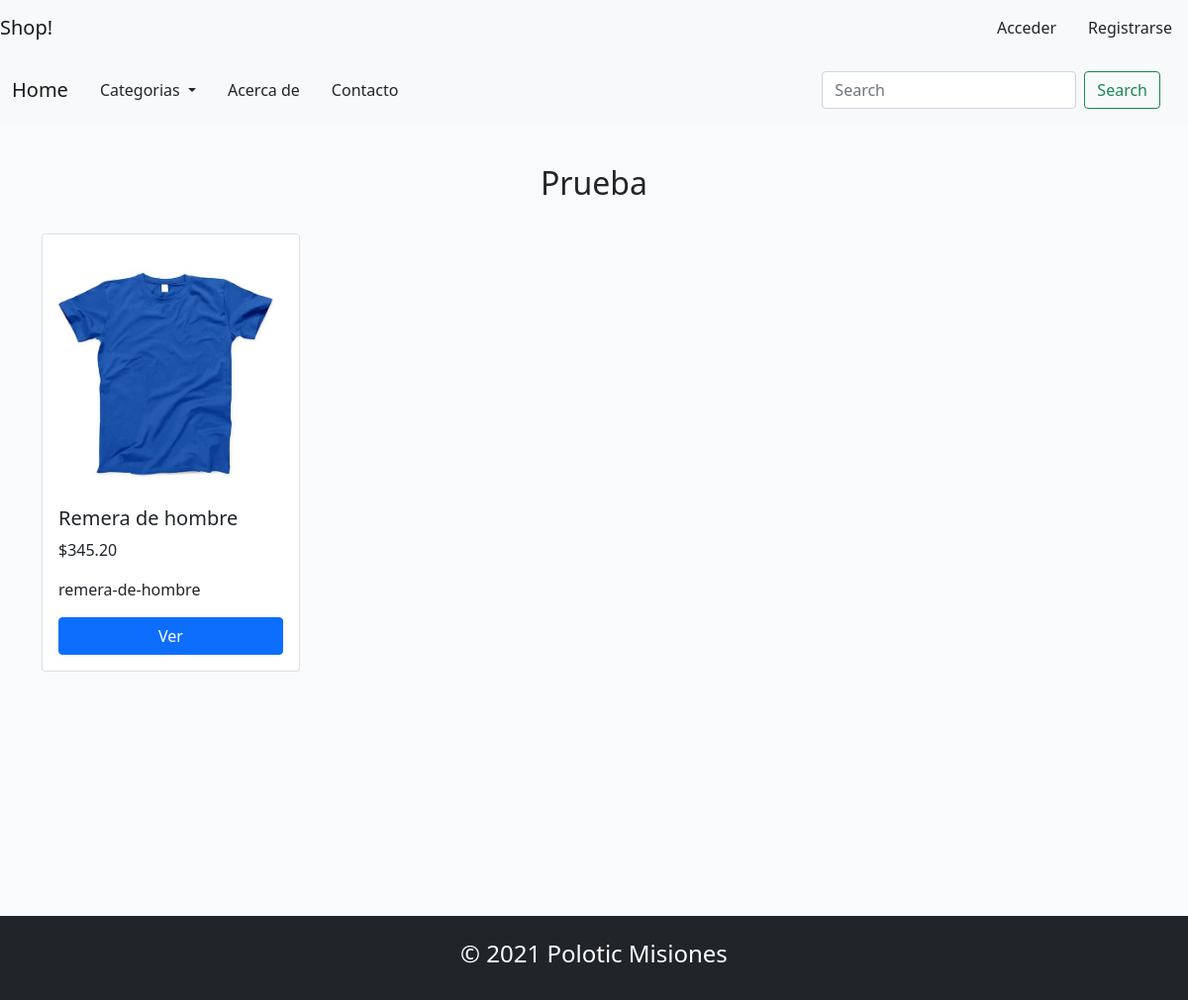
Page /categorias/1 on the earlier database version.
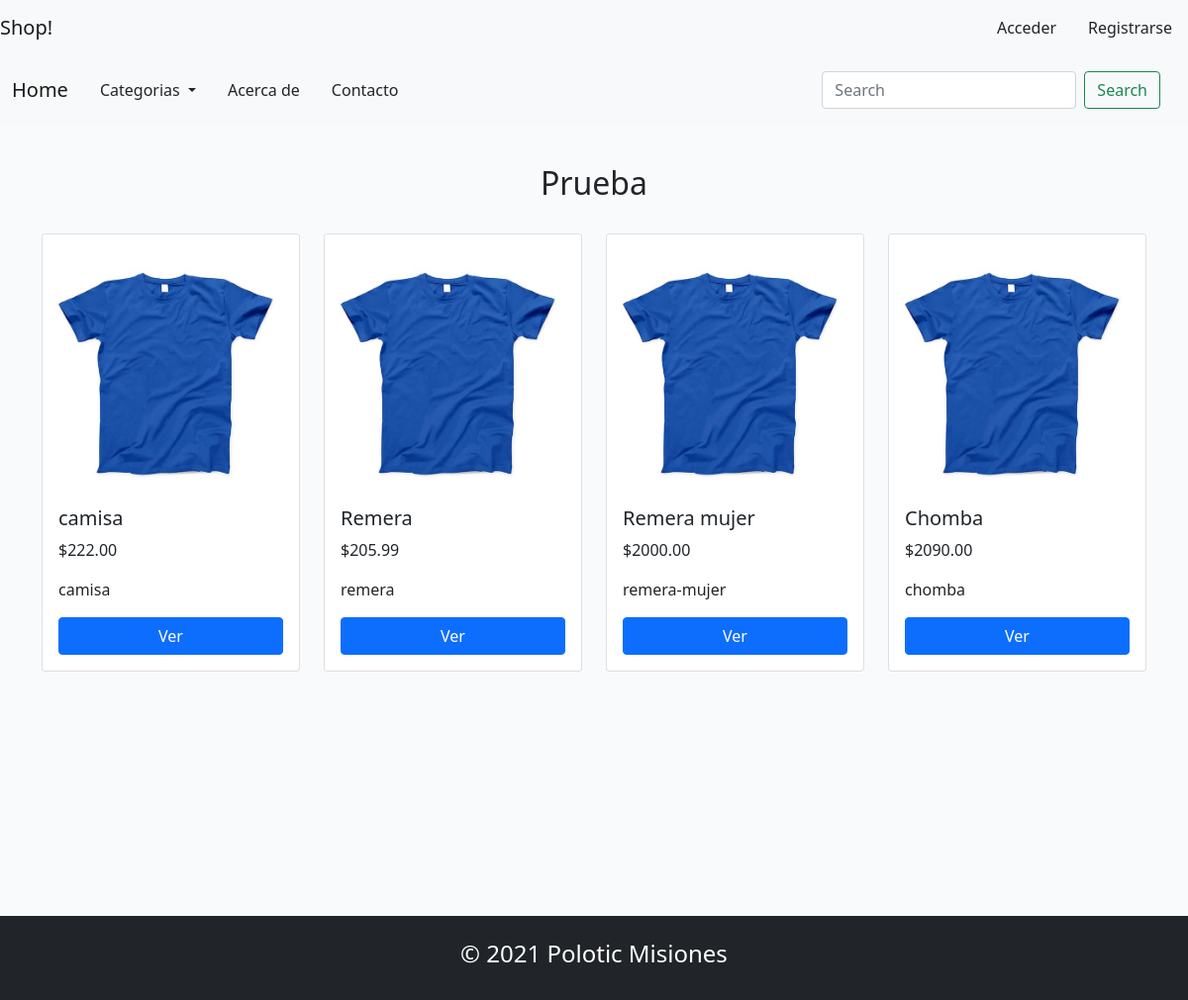
Same page on the later database version.
### products/models.py (models this page shows, shortened)
class Product(models.Model):
    titulo = models.CharField(max_length=50)
    descripcion = models.TextField()
    imagen = models.ImageField(upload_to='products/', null =False, blank=False)
    precio = models.DecimalField(max_digits=8, decimal_places=2)
    categoria = models.ForeignKey(Category, on_delete=models.CASCADE, related_name='categoria')
    slug = models.SlugField(null=False,blank=False, unique= True)
    created_at = models.DateTimeField(auto_now_add=True)

### categories/views.py (the view)
# urls.py: path('<int:id>', views.viewCategory ,name='categorias'),
def viewCategory(request, id):
    Products = Product.objects.filter(categoria__id = id)
    name = Category.objects.filter(id=id).get()
    print(name)
    return render(request, 'categorias/categorias.html',
    {
        'productos': Products,
        'name': name
    })

### categories/models.py (called while the page is built)
    def __str__(self):
        return self.descripcion

### categories/views.py (called while the page is built)
def dropdownCategory(request):
    categorias = Category.objects.all()
    return {
        'categorias': categorias
    }

### ecommerce/templates/categorias/categorias.html
{% extends 'base.html' %}
{% block content %}
    <div class="row">
    <div class="col-12 my-3">
        <div class="d-flex justify-content-center py-4">
            <h2>{{name}}</h2>
        </div>
        <div class="row last-products">
            {% for producto in productos %}
                {% include 'cardProduct.html' with producto=producto %}
            {% endfor %}
        </div>
    </div>
</div>
{% endblock content %}

### ecommerce/templates/cardProduct.html
<div class="col-12 col-sm-6 col-md-4 col-lg-3">
    <div class="card">
        <img src="{{producto.imagen.url}}" class="card-img-top" alt="{{producto.titulo}}">
        <div class="card-body">
            <h5 class="card-title">{{producto.titulo}}</h5>
            <p class="card-text">${{producto.precio}}</p>
            <p>{{producto.slug}}</p>
            <a href="{% url 'productos:producto' producto.slug %}" class="btn btn-primary align-middle w-100">
                Ver
            </a>
        </div>
    </div>
</div>

Differences in the rows shown:
removed Product: imagen (picture), titulo "Remera de hombre", precio "345.20", slug "remera-de-hombre"
added Product: imagen (picture), titulo "camisa", precio "222.00", slug "camisa"
added Product: imagen (picture), titulo "Remera", precio "205.99", slug "remera"
added Product: imagen (picture), titulo "Remera mujer", precio "2000.00", slug "remera-mujer"
added Product: imagen (picture), titulo "Chomba", precio "2090.00", slug "chomba"
